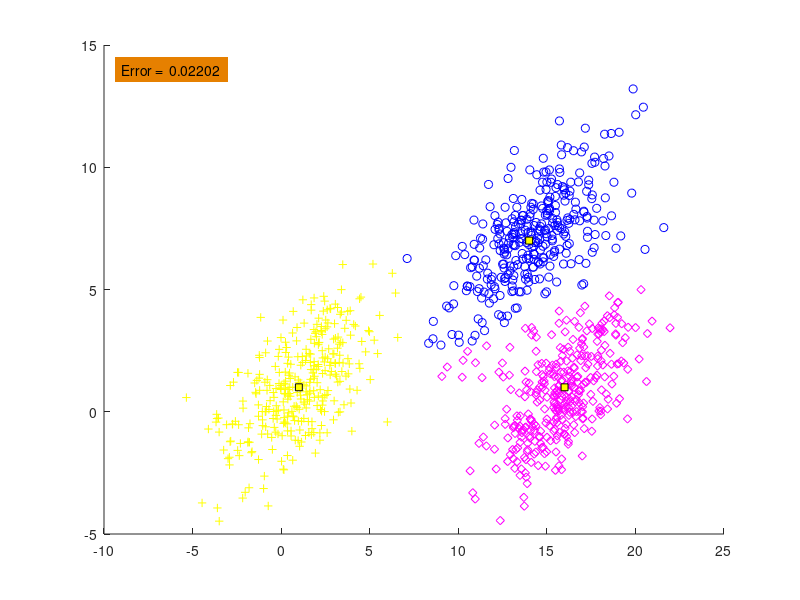

Recreate this plot in MATLAB.
function output= CH2_3_Eucidean()
N=1000;

m=[1 14 16;1 7 1];
S(:,:,1)=[5 3;3 4];
S(:,:,2)=[5 3;3 4];
S(:,:,3)=[5 3;3 4];
P=[1/3 1/3 1/3 ];

%% (A)
X=[];
y=[];
[l,c]=size(m);
for j=1:c
% Generating the [p(j)*N)] vectors from each distribution
temp=mvnrnd(m(:,j),S(:,:,j),fix(P(j)*N));
% The total number of points may be slightly less than N
% due to the fix ooutputrator
X=[X ;temp];
y=[y ones(1,fix(P(j)*N))*j];
end

%% B
% l=dimensionality, c=no. of classes
[l,N]=size(X'); % N=no. of vectors
for i=1:N
for j=1:c
 t(j)=sqrt((X(i,:)'-m(:,j))'*(X(i,:)'-m(:,j)));
 Pxw(i,j)=comp_gauss_dens_val(m(:,j),S(:,:,j),X(i,:));
end
% Determining the maximum quantity Pi*p(x|wi)
 [num,z(i)]=min(t(:));
end
plot_data(X,z,m);
%% C
output=compute_error(y,z);
xx=axis;

text(xx(1)+1,xx(4)-1,...
['Error =  ' num2str(output,4)],...
'HorizontalAlignment','left',... 
 'BackgroundColor',[.9 0.5 0],...
 'Margin',5);
end
%%
function clas_error=compute_error(y,y_est)
[q,N]=size(y); % N= no. of vectors
c=max(y); % Determining the number of classes
clas_error=0; % Counting the misclassified vectors
for i=1:N
if(y(i) ~= y_est(i))
clas_error=clas_error+1;
end
end
% Computing the classification error
clas_error =clas_error/N;
end
%%
function z=comp_gauss_dens_val(m,S,x)
[l,q]=size(m); % l=dimensionality
z=(1/((2*pi)^ (l/2)*det(S)^ 0.5) )...
*exp(-0.5*(x'-m)'*inv(S)*(x'-m));
end
%% 
function plot_data(X,y,m)
[l,N]=size(X'); % N=no. of data vectors, l=dimensionality
[l,c]=size(m); % c=no. of classes
if(l ~=2)
fprintf('NO PLOT CAN BE GENERATED\n')
return
end
pale=['y+'; 'bo'; 'md'];
figure(2)
% Plot of the data vectors
hold on

for k=1:N
plot(X(k,1),X(k,2),pale(y(k),:))
end
% Plot of the class means
for j=1:c
plot(m(1,j),m(2,j),'--ks',...
                'MarkerFaceColor','y',...
                'MarkerSize',5)
end
end
